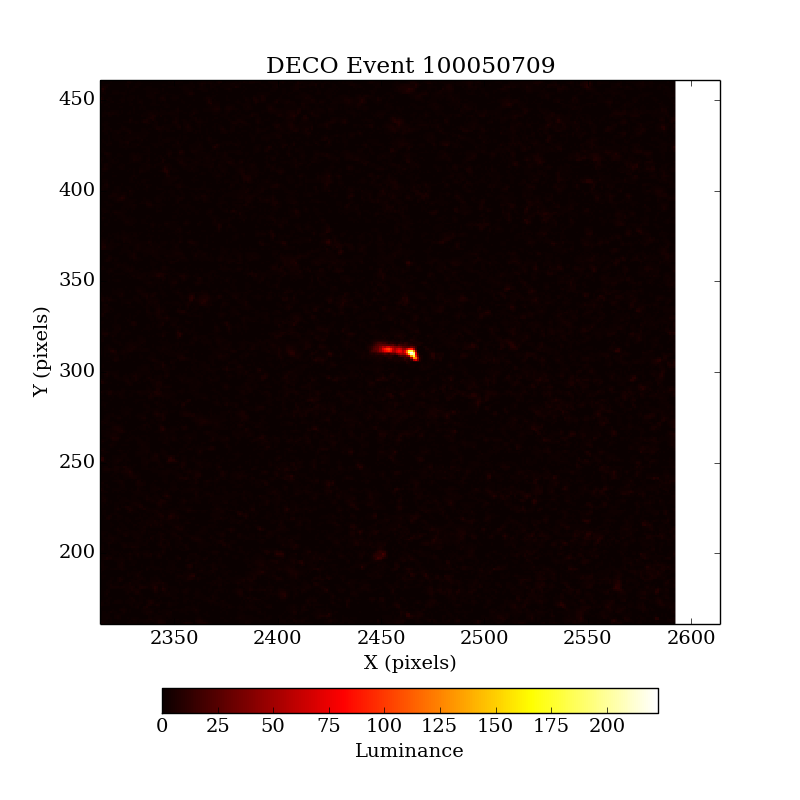
#> input picture files/100050709_medium.png, 800 x 800 px
$ python prep_images.py files/100050709_medium.png   (Python 2 division)
#> lines starting #> are read from the running program, lines starting #| are printed output that depends on the picture
#!/usr/bin/env python
# -*- coding: utf-8 -*-

import sys
import math
import os

try:
    from PIL import Image
    import numpy as np
    import sys
except ImportError,e:
    print "plotID.py requires PIL for image processing; You can install PIL with 'pip install PIL --user'"
    print e
    quit()

ONE_EIGHTY_OVER_PI = 180.0 / math.pi
PI_OVER_ONE_EIGHTY = math.pi / 180.0
class ImageManipulator(object):
    """
    pull events from processed images, takes an Image() picture, the string name of the image,
    and a boolean 'replaces' that determines whether or not the new replaces the old (if the directory is the same)


    """
    image    = None
    pixelObj = None
    def __init__(self,image,name,replaces=False):
        self.name = name
        self.replaces = replaces
        self.image = image.convert('RGB')
        self.pixelObj = self.image.load() #the pixelObj allows for faster access to pixels in the image

    def find_illumination(self,samples=300):
        """find an average illumination in the image by sampling samples^2 number of pixels"""
        intensities = []
        for y in range(0,self.image.height-1,int(float(self.image.height)/float(samples)+1)):
            for x in range(0,self.image.width-1,int(float(self.image.width)/float(samples)+1)):
                r,g,b = self.pixelObj[x,y]
                if (r,g,b) != (255,255,255):
                    intensities.append((r+g+b)/3)

        avg = 0
        for x in intensities: avg += x
        avg = avg / len(intensities)

        return avg
    def draw_above_threshold(self,threshold):
        """put all pixels above the 'threshold' into an array and save it. Crop the image so only these pixels are displayed."""

        print "threshold luminance: {}".format(threshold)
        size = self.image.width * self.image.height
        px = []
        py = []

        #store a 2d array of pixels
        array_2 = []

        #append pixels that are likely part of an event to array_2
        first_px = [self.image.width-1,self.image.height-1]
        last_px = [0,0]
        for y in range(0,self.image.height-1):
            row = []
            for x in range(0,self.image.width-1):
                r,g,b = self.pixelObj[x,y]
                brightness = (r + g + b)/3
                if brightness >= threshold:

                    if x < first_px[0]:
                        first_px[0] = x
                    if y < first_px[1]:
                        first_px[1] = y

                    if x > last_px[0]:
                        last_px[0] = x
                    if y > last_px[1]:
                        last_px[1] = y

                    self.pixelObj[x,y] = (100,100,100)
                    row.append([brightness,brightness,brightness])
                    px.append(x)
                    py.append(y)
                else:
                    row.append([0,0,0])
            array_2.append(row)

        #crop the image so only the selected pixels are visible
        np_array = np.array(array_2)
        crop = (first_px[0],first_px[1],last_px[0],last_px[1])

        width, height = (abs(last_px[0]-first_px[0]),abs(last_px[1]-first_px[1]))
        if width <= 3 or height <= 3:
            print "Insufficient area: {} px ({}x{})".format(width * height,width,height)
            return


        straight = Image.new('RGB', (len(array_2[0]), len(array_2)))
        straight.putdata([tuple(p) for row in array_2 for p in row])
        straight = straight.crop(crop)

        #save image and replace if specified
        straight.save('{}_edited.png'.format(self.name))
        if self.replaces:
            os.system('rm -f {}'.format(self.name))
        new_arr = np.array(straight)

    def start(self):
        """find average illumination and use that in the threshold value to find the event"""
        avg = self.find_illumination(100)
        self.draw_above_threshold(avg * 5.0)
#ensure user input
if len(sys.argv) == 2:
    name = sys.argv[1]
    #determine if being called on image or directory
    #TODO://fix this
    if name[-4:] == ".png":
        #apply to one image
        i = ImageManipulator(Image.open(name),name)
#> in __init__, `self.name = name`: self.name = 'files/100050709_medium.png'
        i.start()
#> after the loop in find_illumination, `for y in range(0,self.image.height-1,int(float(self.image.height)/floa..`: intensities = 4317 values, max 254 at index 4092, min 0 at index 94, mean 15.87
#> the loop in find_illumination, `for x in intensities: avg += x` made 4317 passes
#> (x, avg) on passes 2 to 4: (63, 64), (129, 193), (33, 226)
#> after the loop in find_illumination, `for x in intensities: avg += x`: avg = 68530
#> in find_illumination, `avg = avg / len(intensities)`: avg = 15
#> after the loop in draw_above_threshold, `for y in range(0,self.image.height-1):`: array_2 = 799 items; first_px = [0, 0]; last_px = [798, 798]; px = 315271 items
#> in draw_above_threshold, `np_array = np.array(array_2)`:
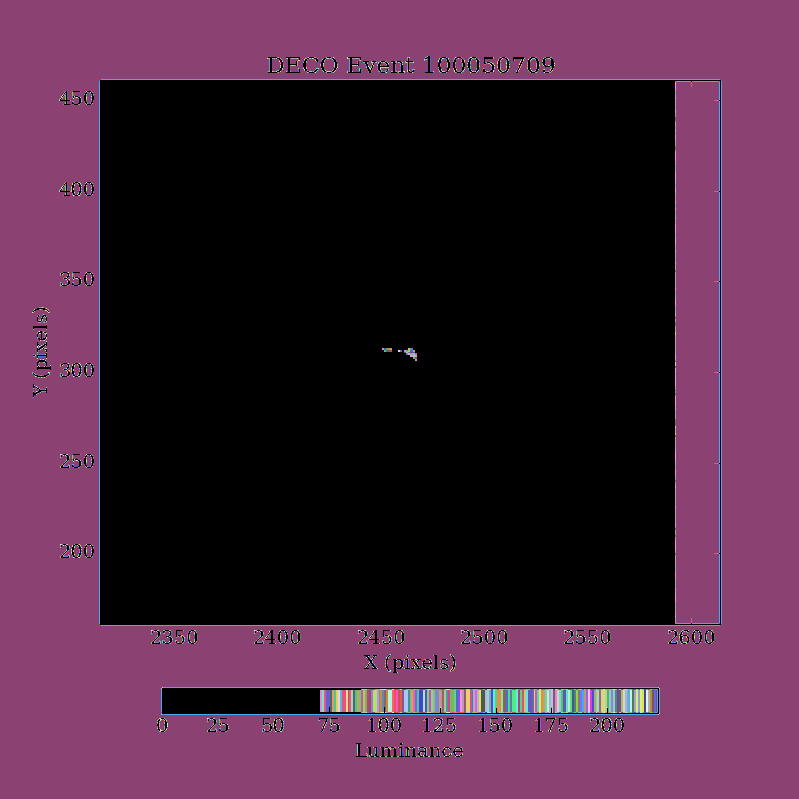
#> np_array: shape (799, 799, 3) int64; 182 distinct labels, from 0 to 255; one colour per label, 0 black
#> in draw_above_threshold, `crop = (first_px[0],first_px[1],last_px[0],last_px[1])`: crop = (0, 0, 798, 798)
#> in draw_above_threshold, `width, height = (abs(last_px[0]-first_px[0]),abs(last_px[1]-first_px[1..`: width = 798
#> in draw_above_threshold, `straight = Image.new('RGB', (len(array_2[0]), len(array_2)))`: straight: PIL image 799x799 RGB; every value is 0
#> in draw_above_threshold, `straight.putdata([tuple(p) for row in array_2 for p in row])`:
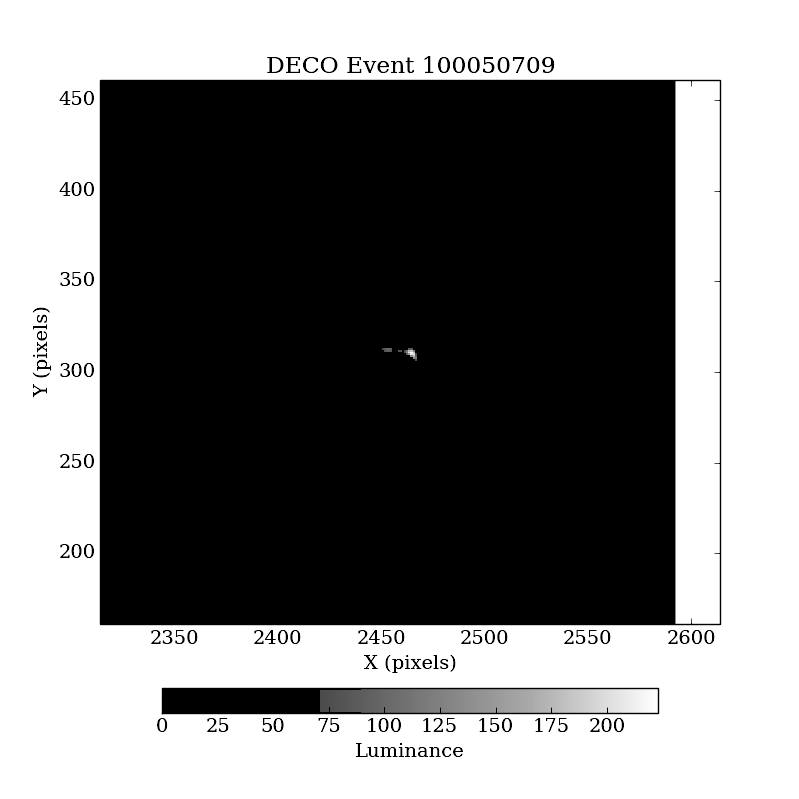
#> straight: PIL image 799x799 RGB; min 0, max 255, mean 123.7
#> in draw_above_threshold, `straight = straight.crop(crop)`:
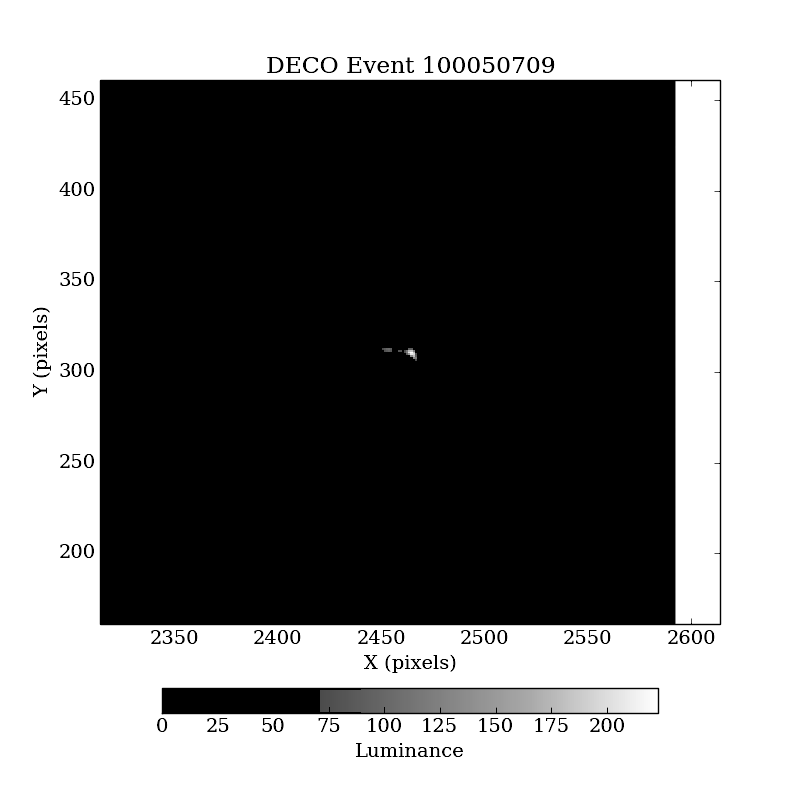
#> straight: PIL image 798x798 RGB; min 0, max 255, mean 123.4
    else:
        #apply to many images in a directory
        count = 0
        for (dirname,dnames,fnames) in os.walk(name):
            size = len(fnames)
            print "Editing {} files in {}...".format(size,dirname)
            for f in fnames:
                if f[-4:] != '.png':
                    size -= 1
                    continue
                i = ImageManipulator(Image.open(os.path.join(dirname,f)),name=f,replaces=True)
                i.start()

                count += 1
                print "Finished {}, {} of {} complete".format(f,count,size)

$ run again, on files/101781247_medium.png
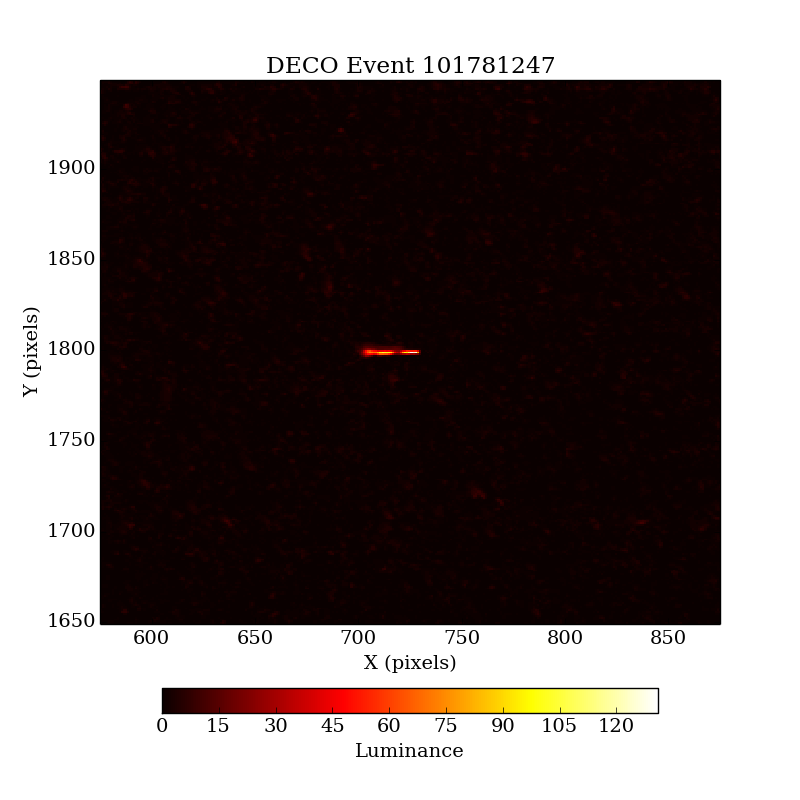
#> input picture files/101781247_medium.png, 800 x 800 px
#> self.name = 'files/101781247_medium.png'
#> after the loop in find_illumination, `for y in range(0,self.image.height-1,int(float(self.image.height)/floa..`: intensities = 4576 values, max 254 at index 4561, min 0 at index 98, mean 13.9
#> the loop in find_illumination, `for x in intensities: avg += x` made 4576 passes
#> (x, avg) on passes 2 to 4: (63, 64), (129, 193), (33, 226)
#> after the loop in find_illumination, `for x in intensities: avg += x`: avg = 63605
#> in find_illumination, `avg = avg / len(intensities)`: avg = 13
#> after the loop in draw_above_threshold, `for y in range(0,self.image.height-1):`: array_2 = 799 items; first_px = [0, 0]; last_px = [798, 798]; px = 291804 items
#> in draw_above_threshold, `np_array = np.array(array_2)`:
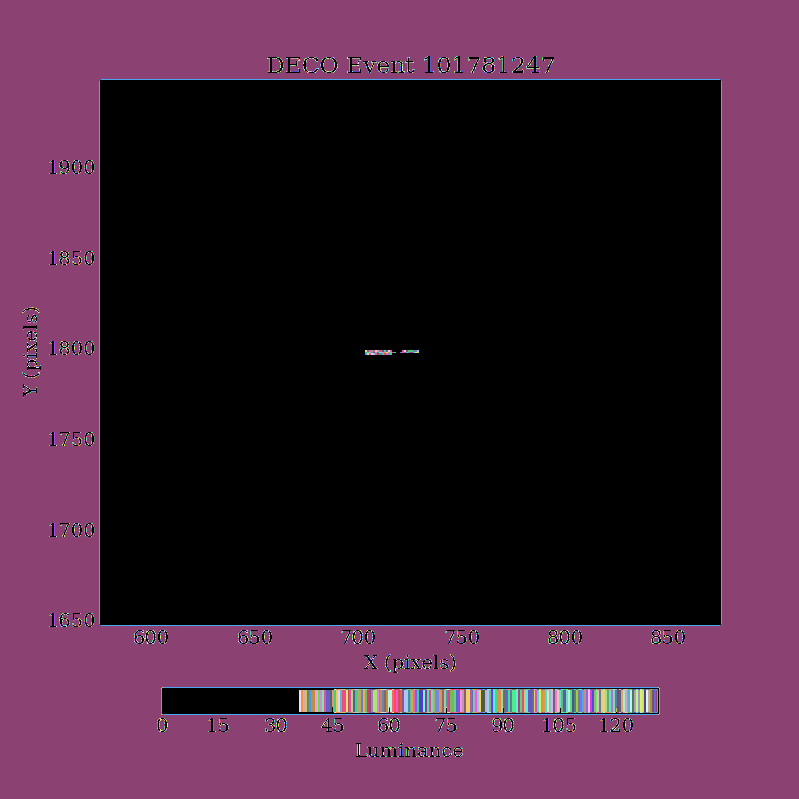
#> np_array: shape (799, 799, 3) int64; 192 distinct labels, from 0 to 255; one colour per label, 0 black
#> crop = (0, 0, 798, 798)
#> width = 798
#> in draw_above_threshold, `straight = straight.crop(crop)`:
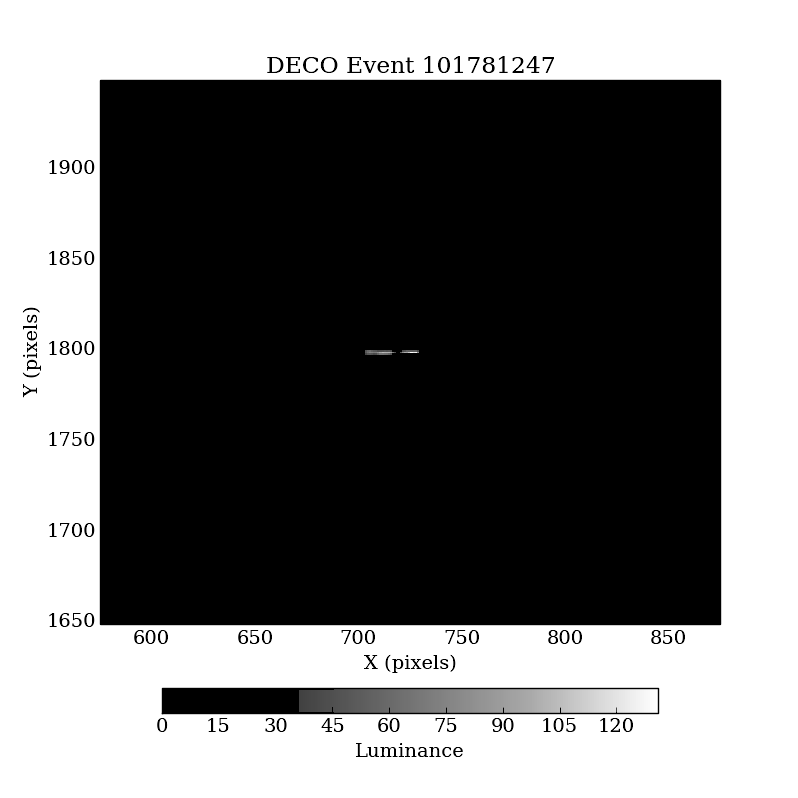
#> straight: PIL image 798x798 RGB; min 0, max 255, mean 113.9
